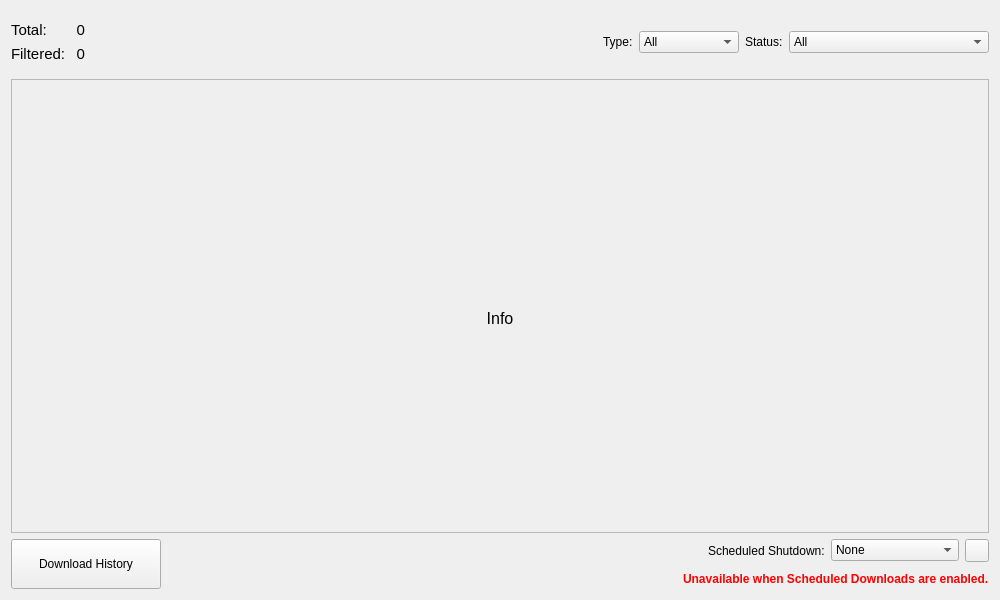
<?xml version="1.0" encoding="UTF-8"?>
<ui version="4.0">
 <class>Form</class>
 <widget class="QWidget" name="Form">
  <property name="geometry">
   <rect>
    <x>0</x>
    <y>0</y>
    <width>1000</width>
    <height>600</height>
   </rect>
  </property>
  <property name="windowTitle">
   <string>Downloads</string>
  </property>
  <property name="locale">
   <locale language="English" country="UnitedStates"/>
  </property>
  <layout class="QVBoxLayout" name="FormLayout">
   <item>
    <widget class="QWidget" name="controlArea" native="true">
     <layout class="QHBoxLayout" name="controlAreaLayout">
      <property name="leftMargin">
       <number>0</number>
      </property>
      <property name="topMargin">
       <number>10</number>
      </property>
      <property name="rightMargin">
       <number>0</number>
      </property>
      <property name="bottomMargin">
       <number>10</number>
      </property>
      <item alignment="Qt::AlignVCenter">
       <widget class="QWidget" name="downloadsCountArea" native="true">
        <property name="sizePolicy">
         <sizepolicy hsizetype="Maximum" vsizetype="Preferred">
          <horstretch>0</horstretch>
          <verstretch>0</verstretch>
         </sizepolicy>
        </property>
        <layout class="QFormLayout" name="downloadsCountAreaLayout">
         <property name="horizontalSpacing">
          <number>10</number>
         </property>
         <property name="leftMargin">
          <number>0</number>
         </property>
         <property name="topMargin">
          <number>0</number>
         </property>
         <property name="rightMargin">
          <number>0</number>
         </property>
         <property name="bottomMargin">
          <number>0</number>
         </property>
         <item row="0" column="0">
          <widget class="QLabel" name="totalLabel">
           <property name="font">
            <font>
             <pointsize>11</pointsize>
            </font>
           </property>
           <property name="text">
            <string>Total:</string>
           </property>
          </widget>
         </item>
         <item row="0" column="1">
          <widget class="QLabel" name="totalCount">
           <property name="font">
            <font>
             <pointsize>11</pointsize>
            </font>
           </property>
           <property name="text">
            <string>0</string>
           </property>
           <property name="alignment">
            <set>Qt::AlignRight|Qt::AlignTrailing|Qt::AlignVCenter</set>
           </property>
          </widget>
         </item>
         <item row="1" column="0">
          <widget class="QLabel" name="filteredLabel">
           <property name="font">
            <font>
             <pointsize>11</pointsize>
            </font>
           </property>
           <property name="text">
            <string>Filtered:</string>
           </property>
          </widget>
         </item>
         <item row="1" column="1">
          <widget class="QLabel" name="filteredCount">
           <property name="font">
            <font>
             <pointsize>11</pointsize>
            </font>
           </property>
           <property name="text">
            <string>0</string>
           </property>
           <property name="alignment">
            <set>Qt::AlignRight|Qt::AlignTrailing|Qt::AlignVCenter</set>
           </property>
          </widget>
         </item>
        </layout>
       </widget>
      </item>
      <item>
       <spacer name="horizontalSpacer_1">
        <property name="orientation">
         <enum>Qt::Horizontal</enum>
        </property>
        <property name="sizeHint" stdset="0">
         <size>
          <width>40</width>
          <height>20</height>
         </size>
        </property>
       </spacer>
      </item>
      <item>
       <widget class="QLabel" name="typeLabel">
        <property name="sizePolicy">
         <sizepolicy hsizetype="Fixed" vsizetype="Preferred">
          <horstretch>0</horstretch>
          <verstretch>0</verstretch>
         </sizepolicy>
        </property>
        <property name="text">
         <string>Type:</string>
        </property>
       </widget>
      </item>
      <item>
       <widget class="QComboBox" name="typeFilter">
        <property name="sizePolicy">
         <sizepolicy hsizetype="Fixed" vsizetype="Fixed">
          <horstretch>0</horstretch>
          <verstretch>0</verstretch>
         </sizepolicy>
        </property>
        <property name="minimumSize">
         <size>
          <width>100</width>
          <height>0</height>
         </size>
        </property>
        <item>
         <property name="text">
          <string>All</string>
         </property>
        </item>
        <item>
         <property name="text">
          <string>Stream</string>
         </property>
        </item>
        <item>
         <property name="text">
          <string>Video</string>
         </property>
        </item>
        <item>
         <property name="text">
          <string>Clip</string>
         </property>
        </item>
       </widget>
      </item>
      <item>
       <widget class="QLabel" name="statusLabel">
        <property name="sizePolicy">
         <sizepolicy hsizetype="Fixed" vsizetype="Preferred">
          <horstretch>0</horstretch>
          <verstretch>0</verstretch>
         </sizepolicy>
        </property>
        <property name="text">
         <string>Status:</string>
        </property>
       </widget>
      </item>
      <item>
       <widget class="QComboBox" name="statusFilter">
        <property name="sizePolicy">
         <sizepolicy hsizetype="Fixed" vsizetype="Fixed">
          <horstretch>0</horstretch>
          <verstretch>0</verstretch>
         </sizepolicy>
        </property>
        <property name="minimumSize">
         <size>
          <width>100</width>
          <height>0</height>
         </size>
        </property>
        <item>
         <property name="text">
          <string>All</string>
         </property>
        </item>
        <item>
         <property name="text">
          <string>In Progress</string>
         </property>
        </item>
        <item>
         <property name="text">
          <string>Completed</string>
         </property>
        </item>
        <item>
         <property name="text">
          <string>Completed(Succeed)</string>
         </property>
        </item>
        <item>
         <property name="text">
          <string>Completed(Failed)</string>
         </property>
        </item>
        <item>
         <property name="text">
          <string>Completed(Stopped/Canceled)</string>
         </property>
        </item>
       </widget>
      </item>
     </layout>
    </widget>
   </item>
   <item>
    <widget class="QStackedWidget" name="stackedWidget">
     <widget class="QWidget" name="infoPage">
      <layout class="QVBoxLayout" name="infoPageLayout">
       <property name="leftMargin">
        <number>0</number>
       </property>
       <property name="topMargin">
        <number>0</number>
       </property>
       <property name="rightMargin">
        <number>0</number>
       </property>
       <property name="bottomMargin">
        <number>0</number>
       </property>
       <item>
        <widget class="QFrame" name="statusFrame">
         <property name="frameShape">
          <enum>QFrame::StyledPanel</enum>
         </property>
         <property name="frameShadow">
          <enum>QFrame::Sunken</enum>
         </property>
         <layout class="QVBoxLayout" name="statusFrameLayout">
          <item alignment="Qt::AlignHCenter|Qt::AlignBottom">
           <widget class="QLabel" name="infoIcon">
            <property name="sizePolicy">
             <sizepolicy hsizetype="Fixed" vsizetype="Fixed">
              <horstretch>0</horstretch>
              <verstretch>0</verstretch>
             </sizepolicy>
            </property>
            <property name="minimumSize">
             <size>
              <width>64</width>
              <height>64</height>
             </size>
            </property>
            <property name="pixmap">
             <pixmap>../icons/storage.svg</pixmap>
            </property>
            <property name="scaledContents">
             <bool>true</bool>
            </property>
            <property name="alignment">
             <set>Qt::AlignCenter</set>
            </property>
           </widget>
          </item>
          <item alignment="Qt::AlignTop">
           <widget class="QLabel" name="infoLabel">
            <property name="sizePolicy">
             <sizepolicy hsizetype="Preferred" vsizetype="Fixed">
              <horstretch>0</horstretch>
              <verstretch>0</verstretch>
             </sizepolicy>
            </property>
            <property name="font">
             <font>
              <pointsize>12</pointsize>
             </font>
            </property>
            <property name="text">
             <string>Info</string>
            </property>
            <property name="alignment">
             <set>Qt::AlignCenter</set>
            </property>
           </widget>
          </item>
         </layout>
        </widget>
       </item>
      </layout>
     </widget>
     <widget class="QWidget" name="previewWidgetPage">
      <layout class="QVBoxLayout" name="previewWidgetPageLayout">
       <property name="leftMargin">
        <number>0</number>
       </property>
       <property name="topMargin">
        <number>0</number>
       </property>
       <property name="rightMargin">
        <number>0</number>
       </property>
       <property name="bottomMargin">
        <number>0</number>
       </property>
       <item>
        <widget class="QListWidget" name="previewWidgetView">
         <property name="horizontalScrollBarPolicy">
          <enum>Qt::ScrollBarAlwaysOff</enum>
         </property>
         <property name="autoScroll">
          <bool>false</bool>
         </property>
         <property name="editTriggers">
          <set>QAbstractItemView::NoEditTriggers</set>
         </property>
         <property name="showDropIndicator" stdset="0">
          <bool>false</bool>
         </property>
         <property name="verticalScrollMode">
          <enum>QAbstractItemView::ScrollPerPixel</enum>
         </property>
         <property name="resizeMode">
          <enum>QListView::Adjust</enum>
         </property>
        </widget>
       </item>
      </layout>
     </widget>
    </widget>
   </item>
   <item>
    <widget class="QWidget" name="menuArea" native="true">
     <layout class="QHBoxLayout" name="menuAreaLayout">
      <property name="leftMargin">
       <number>0</number>
      </property>
      <property name="topMargin">
       <number>0</number>
      </property>
      <property name="rightMargin">
       <number>0</number>
      </property>
      <property name="bottomMargin">
       <number>0</number>
      </property>
      <item>
       <widget class="QPushButton" name="downloadHistoryButton">
        <property name="sizePolicy">
         <sizepolicy hsizetype="Fixed" vsizetype="Preferred">
          <horstretch>0</horstretch>
          <verstretch>0</verstretch>
         </sizepolicy>
        </property>
        <property name="minimumSize">
         <size>
          <width>150</width>
          <height>30</height>
         </size>
        </property>
        <property name="text">
         <string>Download History</string>
        </property>
        <property name="icon">
         <iconset>
          <normaloff>../icons/history.svg</normaloff>../icons/history.svg</iconset>
        </property>
        <property name="iconSize">
         <size>
          <width>12</width>
          <height>12</height>
         </size>
        </property>
       </widget>
      </item>
      <item>
       <widget class="QWidget" name="spacerArea" native="true">
        <layout class="QHBoxLayout" name="spacerAreaLayout">
         <property name="spacing">
          <number>0</number>
         </property>
         <property name="leftMargin">
          <number>0</number>
         </property>
         <property name="topMargin">
          <number>0</number>
         </property>
         <property name="rightMargin">
          <number>0</number>
         </property>
         <property name="bottomMargin">
          <number>0</number>
         </property>
         <item>
          <widget class="QWidget" name="partnerContentArea_1" native="true">
           <property name="minimumSize">
            <size>
             <width>320</width>
             <height>50</height>
            </size>
           </property>
           <layout class="QHBoxLayout" name="adAreaLayout_1">
            <property name="spacing">
             <number>0</number>
            </property>
            <property name="leftMargin">
             <number>0</number>
            </property>
            <property name="topMargin">
             <number>0</number>
            </property>
            <property name="rightMargin">
             <number>0</number>
            </property>
            <property name="bottomMargin">
             <number>0</number>
            </property>
           </layout>
          </widget>
         </item>
        </layout>
       </widget>
      </item>
      <item>
       <widget class="QWidget" name="scheduledShutdownArea" native="true">
        <property name="sizePolicy">
         <sizepolicy hsizetype="Fixed" vsizetype="Preferred">
          <horstretch>0</horstretch>
          <verstretch>0</verstretch>
         </sizepolicy>
        </property>
        <layout class="QVBoxLayout" name="scheduledShutdownAreaLayout">
         <property name="leftMargin">
          <number>0</number>
         </property>
         <property name="topMargin">
          <number>0</number>
         </property>
         <property name="rightMargin">
          <number>0</number>
         </property>
         <property name="bottomMargin">
          <number>0</number>
         </property>
         <item alignment="Qt::AlignRight">
          <widget class="QWidget" name="scheduledShutdownControlArea" native="true">
           <property name="sizePolicy">
            <sizepolicy hsizetype="Fixed" vsizetype="Preferred">
             <horstretch>0</horstretch>
             <verstretch>0</verstretch>
            </sizepolicy>
           </property>
           <layout class="QHBoxLayout" name="scheduledShutdownControlAreaLayout">
            <property name="leftMargin">
             <number>0</number>
            </property>
            <property name="topMargin">
             <number>0</number>
            </property>
            <property name="rightMargin">
             <number>0</number>
            </property>
            <property name="bottomMargin">
             <number>0</number>
            </property>
            <item>
             <widget class="QLabel" name="scheduledShutdownLabel">
              <property name="text">
               <string>Scheduled Shutdown:</string>
              </property>
             </widget>
            </item>
            <item>
             <widget class="QComboBox" name="scheduledShutdown">
              <item>
               <property name="text">
                <string>None</string>
               </property>
              </item>
              <item>
               <property name="text">
                <string>Shutdown App</string>
               </property>
              </item>
              <item>
               <property name="text">
                <string>Shutdown System</string>
               </property>
              </item>
             </widget>
            </item>
            <item>
             <widget class="QToolButton" name="scheduledShutdownInfo">
              <property name="toolTip">
               <string>Help</string>
              </property>
              <property name="icon">
               <iconset>
                <normaloff>../icons/help.svg</normaloff>../icons/help.svg</iconset>
              </property>
             </widget>
            </item>
           </layout>
          </widget>
         </item>
         <item alignment="Qt::AlignRight">
          <widget class="QLabel" name="restrictedLabel">
           <property name="sizePolicy">
            <sizepolicy hsizetype="Fixed" vsizetype="Preferred">
             <horstretch>0</horstretch>
             <verstretch>0</verstretch>
            </sizepolicy>
           </property>
           <property name="font">
            <font>
             <bold>true</bold>
            </font>
           </property>
           <property name="styleSheet">
            <string notr="true">color: rgb(255, 0, 0);</string>
           </property>
           <property name="text">
            <string>Unavailable when Scheduled Downloads are enabled.</string>
           </property>
          </widget>
         </item>
        </layout>
       </widget>
      </item>
     </layout>
    </widget>
   </item>
  </layout>
 </widget>
 <resources/>
 <connections/>
</ui>
